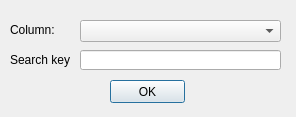
<?xml version="1.0" encoding="UTF-8"?>
<ui version="4.0">
 <class>SearchDialog</class>
 <widget class="QDialog" name="SearchDialog">
  <property name="geometry">
   <rect>
    <x>0</x>
    <y>0</y>
    <width>296</width>
    <height>117</height>
   </rect>
  </property>
  <property name="windowTitle">
   <string>Search for...</string>
  </property>
  <property name="modal">
   <bool>false</bool>
  </property>
  <widget class="QLineEdit" name="keyEdit">
   <property name="geometry">
    <rect>
     <x>80</x>
     <y>50</y>
     <width>201</width>
     <height>20</height>
    </rect>
   </property>
  </widget>
  <widget class="QPushButton" name="pushButton">
   <property name="geometry">
    <rect>
     <x>110</x>
     <y>80</y>
     <width>75</width>
     <height>23</height>
    </rect>
   </property>
   <property name="text">
    <string>OK</string>
   </property>
  </widget>
  <widget class="QLabel" name="keyLabel">
   <property name="geometry">
    <rect>
     <x>10</x>
     <y>50</y>
     <width>61</width>
     <height>20</height>
    </rect>
   </property>
   <property name="text">
    <string>Search key:</string>
   </property>
  </widget>
  <widget class="QComboBox" name="keyColumnCombo">
   <property name="geometry">
    <rect>
     <x>80</x>
     <y>20</y>
     <width>201</width>
     <height>22</height>
    </rect>
   </property>
  </widget>
  <widget class="QLabel" name="columnLabel">
   <property name="geometry">
    <rect>
     <x>10</x>
     <y>20</y>
     <width>46</width>
     <height>20</height>
    </rect>
   </property>
   <property name="text">
    <string>Column:</string>
   </property>
  </widget>
 </widget>
 <resources/>
 <connections/>
</ui>
